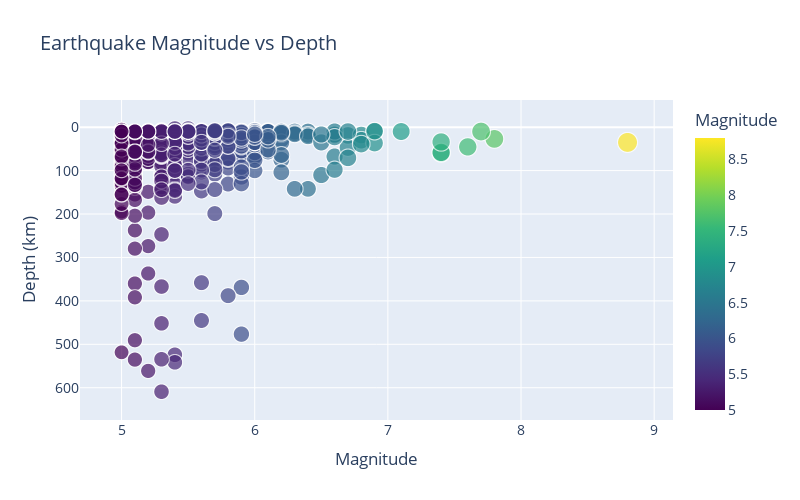

Notebook code cell kept with this figure:
### Markdown cell above
### Creating PGA attenuation plot...

### Code cell
# Magnitude vs Depth scatter (interactive)
import plotly.express as px

eq_df = earthquakes.copy()

fig = px.scatter(
    eq_df,
    x='mag',
    y='depth_km',
    color='mag',
    size='mag',
    title='Earthquake Magnitude vs Depth',
    labels={'mag': 'Magnitude', 'depth_km': 'Depth (km)'},
    color_continuous_scale='Viridis',
    hover_data=['place']
)
fig.update_yaxes(autorange="reversed")
fig.update_layout(
    height=500,
    width=800,
    font=dict(size=14),
    title_font_size=20
)
fig.show()

### Figure 1 — Plotly figure (JSON) as saved in the notebook; plotly's stock layout.template omitted (floating-point values rounded to 4 significant figures; data arrays with more than 128 entries replaced by an {"elided": "..."} marker saying what was removed)
{"data": [{"customdata": {"elided": "1263x1 str values"}, "hovertemplate": "Magnitude=%{marker.color}<br>Depth (km)=%{y}<br>place=%{customdata[0]}<extra></extra>", "legendgroup": "", "marker": {"color": {"elided": "1263 float values"}, "coloraxis": "coloraxis", "size": {"elided": "1263 float values"}, "sizemode": "area", "sizeref": 0.022, "symbol": "circle"}, "mode": "markers", "name": "", "showlegend": false, "type": "scattergl", "x": {"elided": "1263 float values"}, "xaxis": "x", "y": {"elided": "1263 float values"}, "yaxis": "y"}], "layout": {"coloraxis": {"colorbar": {"title": {"text": "Magnitude"}}, "colorscale": [[0, "#440154"], [0.1111, "#482878"], [0.2222, "#3e4989"], [0.3333, "#31688e"], [0.4444, "#26828e"], [0.5556, "#1f9e89"], [0.6667, "#35b779"], [0.7778, "#6ece58"], [0.8889, "#b5de2b"], [1, "#fde725"]]}, "font": {"size": 14}, "height": 500, "legend": {"itemsizing": "constant", "tracegroupgap": 0}, "title": {"font": {"size": 20}, "text": "Earthquake Magnitude vs Depth"}, "width": 800, "xaxis": {"anchor": "y", "domain": [0, 1], "title": {"text": "Magnitude"}}, "yaxis": {"anchor": "x", "autorange": "reversed", "domain": [0, 1], "title": {"text": "Depth (km)"}}}}
